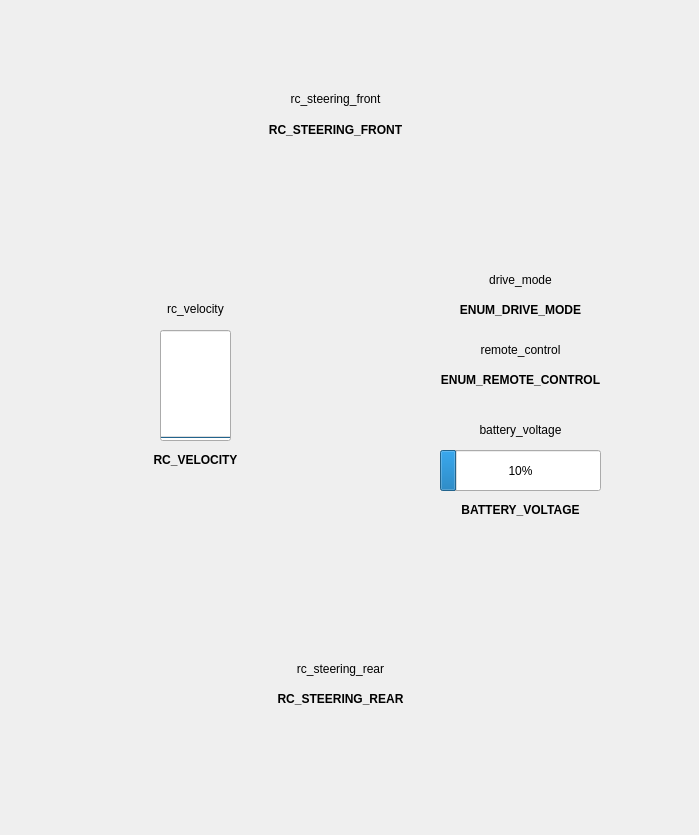
<?xml version="1.0" encoding="UTF-8"?>
<ui version="4.0">
 <class>Heartbeat</class>
 <widget class="QWidget" name="Heartbeat">
  <property name="geometry">
   <rect>
    <x>0</x>
    <y>0</y>
    <width>699</width>
    <height>835</height>
   </rect>
  </property>
  <property name="minimumSize">
   <size>
    <width>500</width>
    <height>835</height>
   </size>
  </property>
  <property name="windowTitle">
   <string>Form</string>
  </property>
  <widget class="QLabel" name="label_battery_voltage">
   <property name="geometry">
    <rect>
     <x>440</x>
     <y>420</y>
     <width>161</width>
     <height>20</height>
    </rect>
   </property>
   <property name="text">
    <string>battery_voltage</string>
   </property>
   <property name="alignment">
    <set>Qt::AlignCenter</set>
   </property>
   <property name="wordWrap">
    <bool>false</bool>
   </property>
  </widget>
  <widget class="QLabel" name="label_drive_mode">
   <property name="geometry">
    <rect>
     <x>400</x>
     <y>270</y>
     <width>241</width>
     <height>20</height>
    </rect>
   </property>
   <property name="text">
    <string>drive_mode</string>
   </property>
   <property name="alignment">
    <set>Qt::AlignCenter</set>
   </property>
   <property name="wordWrap">
    <bool>false</bool>
   </property>
  </widget>
  <widget class="QLabel" name="label_rc_steering_front">
   <property name="geometry">
    <rect>
     <x>250</x>
     <y>90</y>
     <width>171</width>
     <height>18</height>
    </rect>
   </property>
   <property name="text">
    <string>rc_steering_front</string>
   </property>
   <property name="alignment">
    <set>Qt::AlignCenter</set>
   </property>
   <property name="wordWrap">
    <bool>false</bool>
   </property>
  </widget>
  <widget class="QLabel" name="label_rc_steering_rear">
   <property name="geometry">
    <rect>
     <x>260</x>
     <y>660</y>
     <width>161</width>
     <height>18</height>
    </rect>
   </property>
   <property name="text">
    <string>rc_steering_rear</string>
   </property>
   <property name="alignment">
    <set>Qt::AlignCenter</set>
   </property>
   <property name="wordWrap">
    <bool>false</bool>
   </property>
  </widget>
  <widget class="QLabel" name="label_rc_velocity">
   <property name="geometry">
    <rect>
     <x>140</x>
     <y>300</y>
     <width>111</width>
     <height>18</height>
    </rect>
   </property>
   <property name="text">
    <string>rc_velocity</string>
   </property>
   <property name="alignment">
    <set>Qt::AlignCenter</set>
   </property>
   <property name="wordWrap">
    <bool>false</bool>
   </property>
  </widget>
  <widget class="QLabel" name="label_remote_control">
   <property name="geometry">
    <rect>
     <x>400</x>
     <y>340</y>
     <width>241</width>
     <height>20</height>
    </rect>
   </property>
   <property name="text">
    <string>remote_control</string>
   </property>
   <property name="alignment">
    <set>Qt::AlignCenter</set>
   </property>
   <property name="wordWrap">
    <bool>false</bool>
   </property>
  </widget>
  <widget class="QLabel" name="drive_mode_displayValue">
   <property name="geometry">
    <rect>
     <x>350</x>
     <y>300</y>
     <width>341</width>
     <height>20</height>
    </rect>
   </property>
   <property name="text">
    <string>&lt;html&gt;&lt;head/&gt;&lt;body&gt;&lt;p&gt;&lt;span style=&quot; font-weight:600;&quot;&gt;ENUM_DRIVE_MODE&lt;/span&gt;&lt;/p&gt;&lt;/body&gt;&lt;/html&gt;</string>
   </property>
   <property name="alignment">
    <set>Qt::AlignCenter</set>
   </property>
   <property name="wordWrap">
    <bool>false</bool>
   </property>
  </widget>
  <widget class="QLabel" name="remote_control_displayValue">
   <property name="geometry">
    <rect>
     <x>350</x>
     <y>370</y>
     <width>341</width>
     <height>20</height>
    </rect>
   </property>
   <property name="text">
    <string>&lt;html&gt;&lt;head/&gt;&lt;body&gt;&lt;p&gt;&lt;span style=&quot; font-weight:600;&quot;&gt;ENUM_REMOTE_CONTROL&lt;/span&gt;&lt;/p&gt;&lt;/body&gt;&lt;/html&gt;</string>
   </property>
   <property name="alignment">
    <set>Qt::AlignCenter</set>
   </property>
   <property name="wordWrap">
    <bool>false</bool>
   </property>
  </widget>
  <widget class="QLabel" name="rc_steering_front_displayValue">
   <property name="geometry">
    <rect>
     <x>250</x>
     <y>120</y>
     <width>171</width>
     <height>20</height>
    </rect>
   </property>
   <property name="text">
    <string>&lt;html&gt;&lt;head/&gt;&lt;body&gt;&lt;p&gt;&lt;span style=&quot; font-weight:600;&quot;&gt;RC_STEERING_FRONT&lt;/span&gt;&lt;/p&gt;&lt;/body&gt;&lt;/html&gt;</string>
   </property>
   <property name="alignment">
    <set>Qt::AlignCenter</set>
   </property>
   <property name="wordWrap">
    <bool>false</bool>
   </property>
  </widget>
  <widget class="QLabel" name="rc_steering_rear_displayValue">
   <property name="geometry">
    <rect>
     <x>260</x>
     <y>690</y>
     <width>161</width>
     <height>18</height>
    </rect>
   </property>
   <property name="text">
    <string>&lt;html&gt;&lt;head/&gt;&lt;body&gt;&lt;p&gt;&lt;span style=&quot; font-weight:600;&quot;&gt;RC_STEERING_REAR&lt;/span&gt;&lt;/p&gt;&lt;/body&gt;&lt;/html&gt;</string>
   </property>
   <property name="alignment">
    <set>Qt::AlignCenter</set>
   </property>
   <property name="wordWrap">
    <bool>false</bool>
   </property>
  </widget>
  <widget class="QProgressBar" name="battery_voltage_progressBar">
   <property name="geometry">
    <rect>
     <x>440</x>
     <y>450</y>
     <width>161</width>
     <height>41</height>
    </rect>
   </property>
   <property name="maximum">
    <number>10000</number>
   </property>
   <property name="value">
    <number>1000</number>
   </property>
   <property name="alignment">
    <set>Qt::AlignCenter</set>
   </property>
   <property name="textVisible">
    <bool>true</bool>
   </property>
   <property name="orientation">
    <enum>Qt::Horizontal</enum>
   </property>
   <property name="invertedAppearance">
    <bool>false</bool>
   </property>
   <property name="textDirection">
    <enum>QProgressBar::TopToBottom</enum>
   </property>
   <property name="format">
    <string>%p%</string>
   </property>
  </widget>
  <widget class="QLabel" name="battery_voltage_displayValue">
   <property name="geometry">
    <rect>
     <x>440</x>
     <y>500</y>
     <width>161</width>
     <height>20</height>
    </rect>
   </property>
   <property name="text">
    <string>&lt;html&gt;&lt;head/&gt;&lt;body&gt;&lt;p&gt;&lt;span style=&quot; font-weight:600;&quot;&gt;BATTERY_VOLTAGE&lt;/span&gt;&lt;/p&gt;&lt;/body&gt;&lt;/html&gt;</string>
   </property>
   <property name="alignment">
    <set>Qt::AlignCenter</set>
   </property>
   <property name="wordWrap">
    <bool>false</bool>
   </property>
  </widget>
  <widget class="QLabel" name="rc_velocity_displayValue">
   <property name="geometry">
    <rect>
     <x>140</x>
     <y>450</y>
     <width>111</width>
     <height>20</height>
    </rect>
   </property>
   <property name="text">
    <string>&lt;html&gt;&lt;head/&gt;&lt;body&gt;&lt;p&gt;&lt;span style=&quot; font-weight:600;&quot;&gt;RC_VELOCITY&lt;/span&gt;&lt;/p&gt;&lt;/body&gt;&lt;/html&gt;</string>
   </property>
   <property name="alignment">
    <set>Qt::AlignCenter</set>
   </property>
   <property name="wordWrap">
    <bool>false</bool>
   </property>
  </widget>
  <widget class="QLabel" name="right_front_wheel">
   <property name="geometry">
    <rect>
     <x>500</x>
     <y>20</y>
     <width>151</width>
     <height>211</height>
    </rect>
   </property>
   <property name="text">
    <string/>
   </property>
   <property name="scaledContents">
    <bool>false</bool>
   </property>
   <property name="alignment">
    <set>Qt::AlignCenter</set>
   </property>
   <property name="wordWrap">
    <bool>false</bool>
   </property>
  </widget>
  <widget class="QLabel" name="left_front_wheel">
   <property name="geometry">
    <rect>
     <x>20</x>
     <y>20</y>
     <width>151</width>
     <height>211</height>
    </rect>
   </property>
   <property name="text">
    <string/>
   </property>
   <property name="scaledContents">
    <bool>false</bool>
   </property>
   <property name="alignment">
    <set>Qt::AlignCenter</set>
   </property>
   <property name="wordWrap">
    <bool>false</bool>
   </property>
  </widget>
  <widget class="QLabel" name="right_rear_wheel">
   <property name="geometry">
    <rect>
     <x>500</x>
     <y>590</y>
     <width>151</width>
     <height>211</height>
    </rect>
   </property>
   <property name="text">
    <string/>
   </property>
   <property name="scaledContents">
    <bool>false</bool>
   </property>
   <property name="alignment">
    <set>Qt::AlignCenter</set>
   </property>
   <property name="wordWrap">
    <bool>false</bool>
   </property>
  </widget>
  <widget class="QLabel" name="left_rear_wheel">
   <property name="geometry">
    <rect>
     <x>20</x>
     <y>590</y>
     <width>151</width>
     <height>211</height>
    </rect>
   </property>
   <property name="text">
    <string/>
   </property>
   <property name="scaledContents">
    <bool>false</bool>
   </property>
   <property name="alignment">
    <set>Qt::AlignCenter</set>
   </property>
   <property name="wordWrap">
    <bool>false</bool>
   </property>
  </widget>
  <widget class="QProgressBar" name="rc_velocity_progressBar">
   <property name="geometry">
    <rect>
     <x>160</x>
     <y>330</y>
     <width>71</width>
     <height>111</height>
    </rect>
   </property>
   <property name="minimum">
    <number>0</number>
   </property>
   <property name="maximum">
    <number>200</number>
   </property>
   <property name="value">
    <number>0</number>
   </property>
   <property name="alignment">
    <set>Qt::AlignCenter</set>
   </property>
   <property name="textVisible">
    <bool>false</bool>
   </property>
   <property name="orientation">
    <enum>Qt::Vertical</enum>
   </property>
   <property name="invertedAppearance">
    <bool>false</bool>
   </property>
   <property name="textDirection">
    <enum>QProgressBar::TopToBottom</enum>
   </property>
   <property name="format">
    <string>%p%</string>
   </property>
  </widget>
  <widget class="QLabel" name="driving_direction_forward">
   <property name="geometry">
    <rect>
     <x>110</x>
     <y>340</y>
     <width>31</width>
     <height>41</height>
    </rect>
   </property>
   <property name="text">
    <string/>
   </property>
   <property name="scaledContents">
    <bool>true</bool>
   </property>
   <property name="alignment">
    <set>Qt::AlignCenter</set>
   </property>
   <property name="wordWrap">
    <bool>false</bool>
   </property>
  </widget>
  <widget class="QLabel" name="driving_direction_backwards">
   <property name="geometry">
    <rect>
     <x>110</x>
     <y>380</y>
     <width>31</width>
     <height>41</height>
    </rect>
   </property>
   <property name="text">
    <string/>
   </property>
   <property name="scaledContents">
    <bool>true</bool>
   </property>
   <property name="alignment">
    <set>Qt::AlignCenter</set>
   </property>
   <property name="wordWrap">
    <bool>false</bool>
   </property>
  </widget>
 </widget>
 <resources>
  <include location="graphics.qrc"/>
 </resources>
 <connections/>
</ui>
